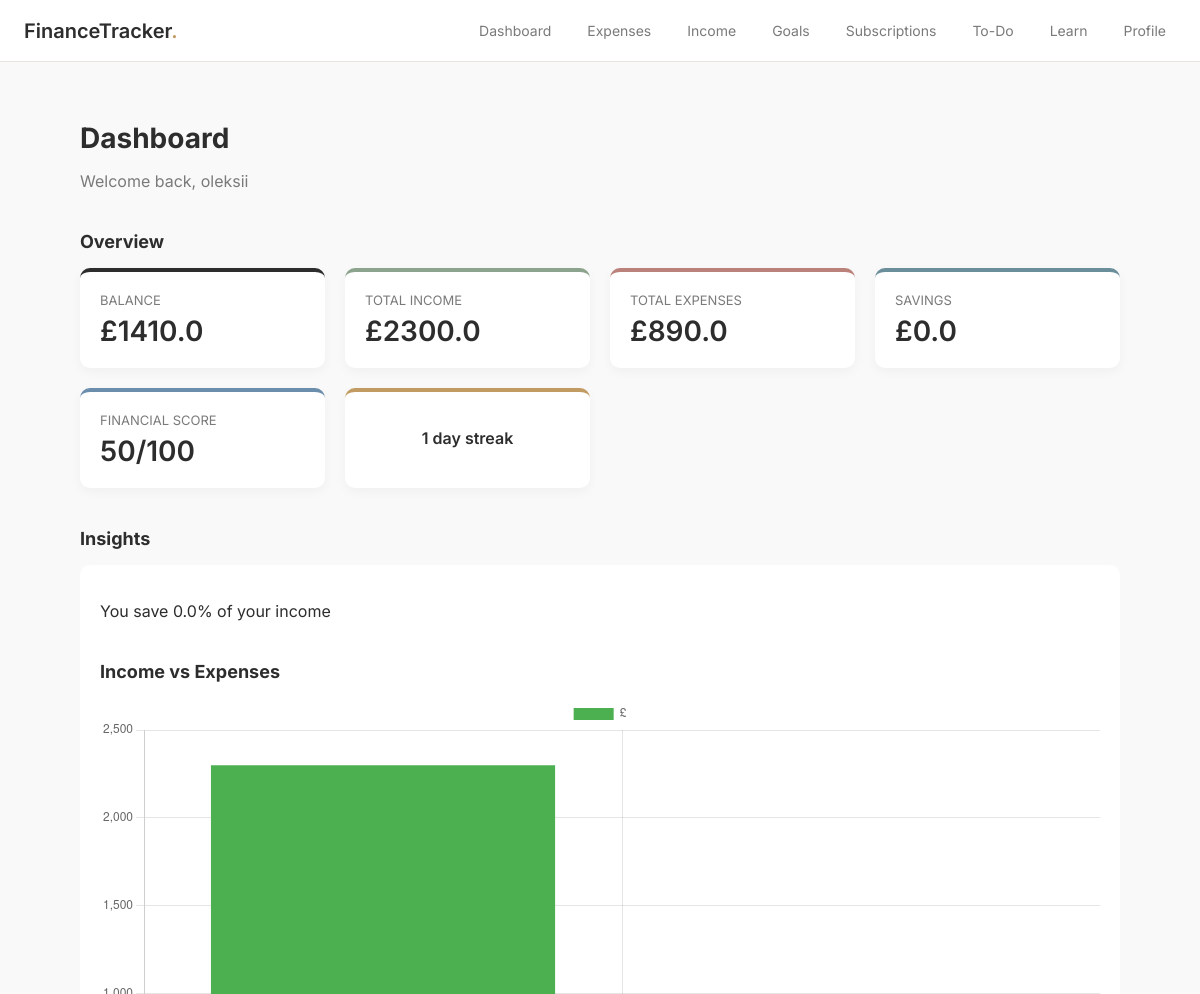
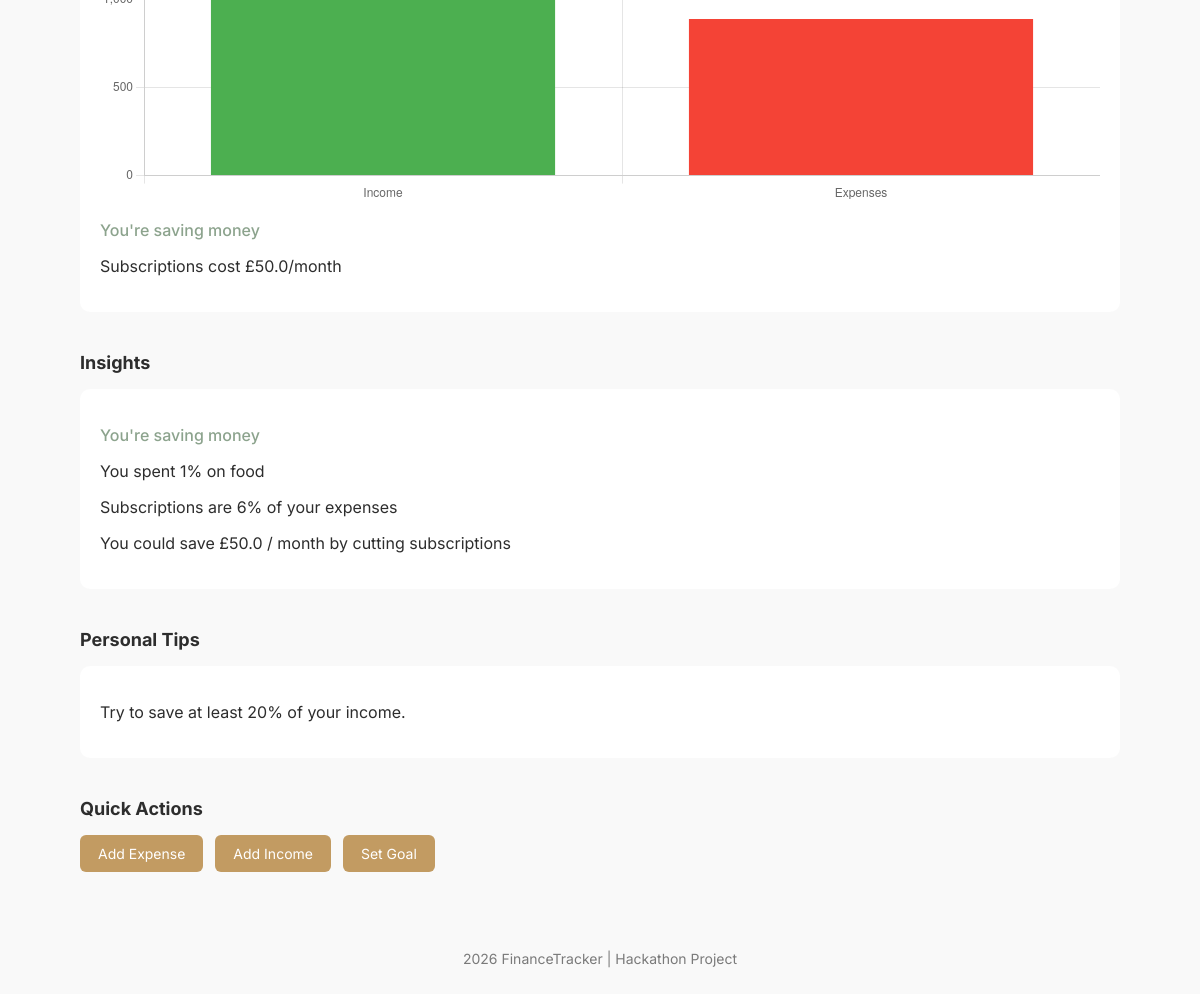
The page /dashboard/oleksii on the database its author committed (2 pictures, top to bottom).
### tables this page shows
CREATE TABLE users (
        id INTEGER PRIMARY KEY AUTOINCREMENT,
        username TEXT UNIQUE,
        streak INTEGER DEFAULT 0,
        email TEXT,
        password TEXT,
        balance REAL DEFAULT 0,
        savings REAL DEFAULT 0,
        last_active TEXT
    );

### app.py (the view)
@app.route("/dashboard/<username>")
def dashboard(username):
    user_id = get_user_id(username)
    if not user_id:
        return redirect(url_for("index"))
    conn = get_db()
    user = conn.execute(
        "SELECT * FROM users WHERE id=?",
        (user_id,)
    ).fetchone()
    expenses_data = conn.execute(
        "SELECT * FROM expenses WHERE user_id=?",
        (user_id,)
    ).fetchall()
    income_data = conn.execute(
        "SELECT * FROM income WHERE user_id=?",
        (user_id,)
    ).fetchall()
    subs_data = conn.execute(
        "SELECT * FROM subscriptions WHERE user_id=?",
        (user_id,)
    ).fetchall()
    conn.close()
    total_exp = sum([e["amount"] for e in expenses_data])
    total_inc = sum([i["amount"] for i in income_data])
    sub_cost = sum([s["cost"] for s in subs_data])
    food_percent = 0
    subs_percent = 0
    food_total = sum([e["amount"] for e in expenses_data if e["category"] == "Food & Dining"])
    if total_exp > 0:
        food_percent = round((food_total / total_exp) * 100)
        subs_percent = round((sub_cost / total_exp) * 100)
    potential_savings = sub_cost
    score = 0
    if total_inc > 0:
        savings_rate = user["savings"] / total_inc
        if savings_rate > 0.2:
            score += 40
        elif savings_rate > 0.1:
            score += 25
        else:
            score += 10
    if total_inc > total_exp:
        score += 30
    else:
        score += 10
    if user["streak"] > 5:
        score += 20
    else:
        score += 10
    score = min(score, 100)
    tips = []
    if total_exp > total_inc:
        tips.append("You're spending more than you earn. Try reducing non-essential expenses.")
    if user["savings"] < total_inc * 0.2:
        tips.append("Try to save at least 20% of your income.")
    if sub_cost > total_inc * 0.15:
        tips.append("Your subscriptions are high. Consider cancelling unused ones.")
    food_total = sum([e["amount"] for e in expenses_data if e["category"] == "Food & Dining"])
    if total_exp > 0 and (food_total / total_exp) > 0.4:
        tips.append("You spend a lot on food. Cooking at home could save money.")
    tips = tips[:3]  # show only top 3
    if not tips:
        tips.append("You're doing great! Keep managing your finances wisely.")
    return render_template(
    "dashboard.html",
    current_user=username,
    income=total_inc,
    expenses=total_exp,
    subscriptions=sub_cost,
    savings=user["savings"],
    balance=user["balance"],
    streak=user["streak"],
    food_percent=food_percent,
    subs_percent=subs_percent,
    potential_savings=potential_savings,
    score=score, tips=tips
)

### app.py (called while the page is built)
def get_db():
    conn = sqlite3.connect(DB)
    conn.row_factory = sqlite3.Row
    return conn

def get_user_id(username):
    conn = get_db()
    user = conn.execute(
        "SELECT id FROM users WHERE username=?",
        (username,)
    ).fetchone()
    conn.close()
    return user["id"] if user else None

@app.context_processor
def inject_user():
    username = request.view_args.get("username") if request.view_args else None
    return dict(current_user=username)

### templates/dashboard.html (shortened to what this page needs)
{% extends "layout.html" %}
{% block navbar %}
    {% include "navbar.html" %}
{% endblock %}
{% block content %}
<div class="container">
<div class="dashboard-header">
    <h1>Dashboard</h1>
    <p>Welcome back, {{ current_user }}</p>
</div>
<h3 class="section-title">Overview</h3>
<div class="overview-grid">
    <div class="stat-card balance-card">
        <div class="stat-label">Balance</div>
        <div class="stat-value">£{{ balance }}</div>
    </div>
    <div class="stat-card income">
        <div class="stat-label">Total Income</div>
        <div class="stat-value">£{{ income }}</div>
    </div>
    <div class="stat-card expense">
        <div class="stat-label">Total Expenses</div>
        <div class="stat-value">£{{ expenses }}</div>
    </div>
    <div class="stat-card savings">
        <div class="stat-label">Savings</div>
        <div class="stat-value">£{{ savings }}</div>
    </div>
    <div class="stat-card score">
        <div class="stat-label">Financial Score</div>
        <div class="stat-value">{{ score }}/100</div>
    </div>
    <div class="stat-card streak-card">
        <p>{{ streak }} day streak</p>
    </div>
</div>
<h3 class="section-title">Insights</h3>
<div class="insights">
    <p>You save {{ (savings / income * 100) | round(1) if income > 0 else 0 }}% of your income</p>
    <h3 class="section-title">Income vs Expenses</h3>
    <canvas id="financeChart"></canvas>
    {% if expenses > income %}
        <p class="warning">You spent more than you earned</p>
    {% else %}
        <p class="good">You're saving money</p>
    {% endif %}
    <p>Subscriptions cost £{{ subscriptions }}/month</p>
</div>
<h3 class="section-title">Insights</h3>
<div class="insights">
    {% if expenses > income %}
        <p class="warning">You spent more than you earned</p>
    {% else %}
        <p class="good">You're saving money</p>
    {% endif %}
    <p>You spent {{ food_percent }}% on food</p>
    <p>Subscriptions are {{ subs_percent }}% of your expenses</p>
    <p>You could save £{{ potential_savings }} / month by cutting subscriptions</p>
</div>
<h3 class="section-title">Personal Tips</h3>
<div class="insights">
    {% for tip in tips %}
        <p>{{ tip }}</p>
    {% endfor %}
</div>
<h3 class="section-title">Quick Actions</h3>
<div class="action-grid">
    <a href="/expenses/{{ current_user }}" class="action-btn">Add Expense</a>
    <a href="/income/{{ current_user }}" class="action-btn">Add Income</a>
    <a href="/goals/{{ current_user }}" class="action-btn">Set Goal</a>
</div>
</div>
{% endblock %}
{% block scripts %}
<script>
const ctx = document.getElementById('financeChart');
new Chart(ctx, {
    type: 'bar',
    data: {
        labels: ['Income', 'Expenses'],
        datasets: [{
            label: '£',
            data: [{{ income }}, {{ expenses }}],
            backgroundColor: ['#4CAF50', '#F44336']
        }]
    }
});
</script>
{% endblock %}

### static/css/style.css (style rules this page uses)
body { font-family: 'Inter', -apple-system, BlinkMacSystemFont, "Segoe UI", sans-serif; background-color: #F9F9F9; color: #2D2D2D; margin: 0; -webkit-font-smoothing: antialiased; }
.container { max-width: 1040px; margin: 0 auto; padding: 40px 24px; }
.dashboard-header h1 { font-size: 28px; margin-bottom: 8px; }
.dashboard-header p { color: #7A7A7A; }
.section-title { font-size: 18px; margin: 40px 0 16px; }
.overview-grid { display: grid; grid-template-columns: repeat(auto-fit, minmax(220px, 1fr)); gap: 20px; }
.stat-card, .balance-card, .streak-card { background: #FFFFFF; padding: 20px; border-radius: 10px; box-shadow: 0 4px 12px rgba(0,0,0,0.04); }
.balance-card { border-top: 4px solid #2D2D2D; }
.streak-card { text-align: center; font-weight: 600; border-top: 4px solid #C29B62; }
.stat-card.income { border-top: 4px solid #8CA38D; }
.stat-card.expense { border-top: 4px solid #BA827A; }
.stat-card.savings { border-top: 4px solid #6B8E9B; }
.stat-label { font-size: 13px; color: #7A7A7A; text-transform: uppercase; margin-bottom: 6px; }
.stat-value { font-size: 28px; font-weight: 600; }
.action-grid { display: flex; gap: 12px; flex-wrap: wrap; }
.action-btn { background: #C29B62; color: white; padding: 10px 18px; border-radius: 6px; text-decoration: none; font-size: 14px; transition: 0.2s; }
.insights { background: white; padding: 20px; border-radius: 10px; }
.good { color: #8CA38D; font-weight: 500; }
a { transition: all 0.2s ease; }
.stat-card.score { border-top: 4px solid #6C8EAD; }

### rows shown on the page
users: username "oleksii", balance "1410.0", savings "0.0", (savings/income*100)|round(1)ifincome>0else0 "0.0"

### other values the page prints
{{ income }} "2300.0"
{{ expenses }} "890.0"
{{ score }} "50"
{{ streak }} "1"
{{ subscriptions }} "50.0"
{{ food_percent }} "1"
{{ subs_percent }} "6"
{{ potential_savings }} "50.0"
{{ tip }} "Try to save at least 20% of your income."
chart data {{ income }} 2300.0
chart data {{ expenses }} 890.0
